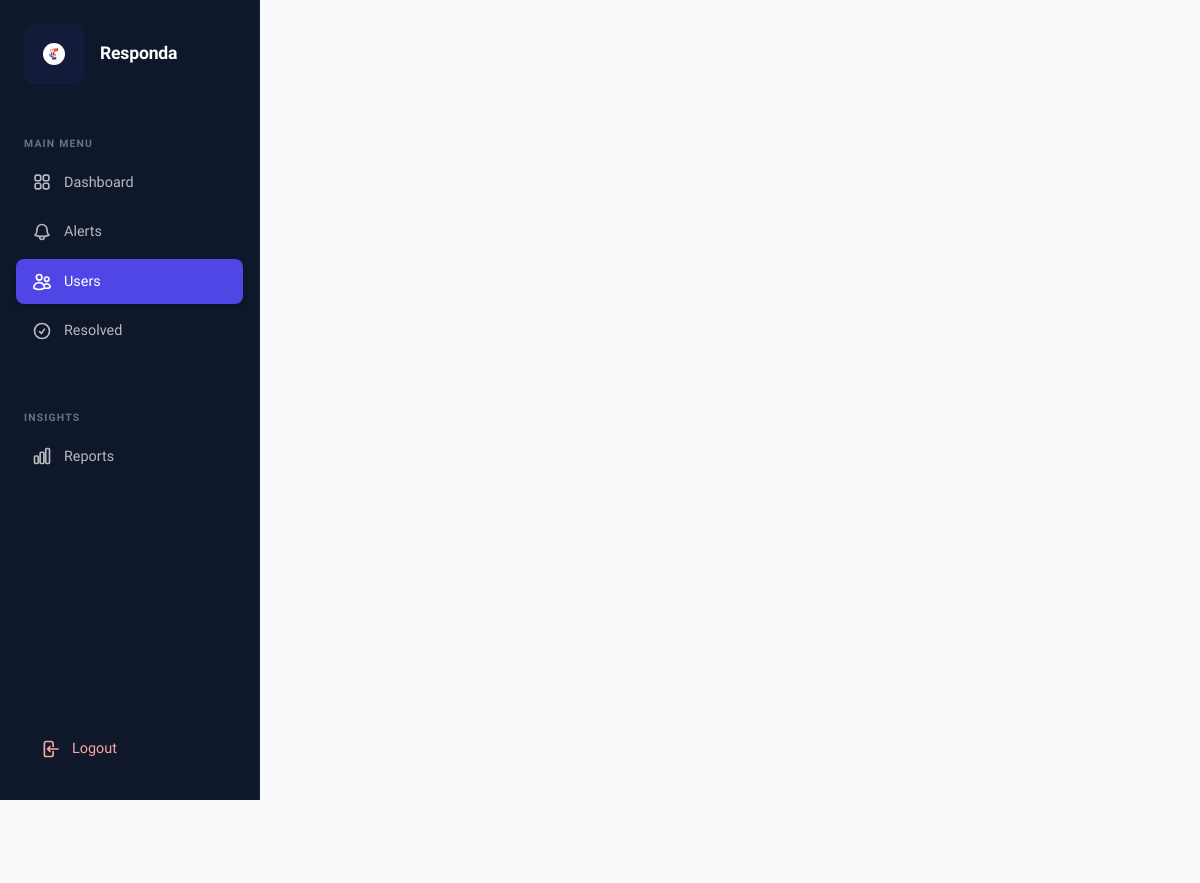
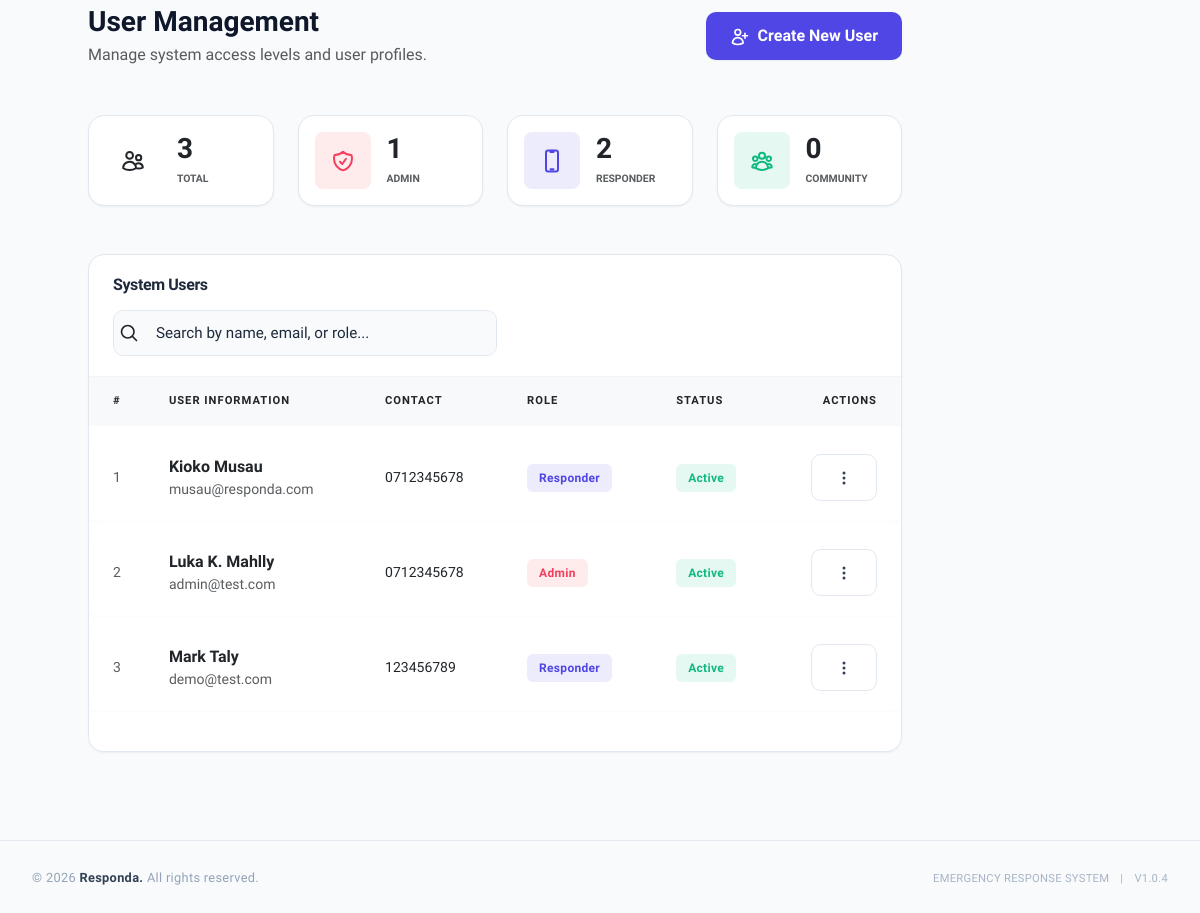
/users.php (signed in), run on the app's committed database (2 pictures, top to bottom).
### tables this page shows
CREATE TABLE `Users` (
  `Users_id` int(11) NOT NULL,
  `Users_full_name` varchar(100) NOT NULL,
  `Users_email` varchar(100) NOT NULL,
  `Users_phone` varchar(20) DEFAULT NULL,
  `Users_password` varchar(255) NOT NULL,
  `Users_api_token` varchar(255) DEFAULT NULL,
  `Users_Roles_id` int(11) NOT NULL,
  `Users_status` enum('active','inactive') DEFAULT 'active',
  `Users_created_at` timestamp NOT NULL DEFAULT current_timestamp()
);

CREATE TABLE `Roles` (
  `Roles_id` int(11) NOT NULL,
  `Roles_name` varchar(50) NOT NULL,
  `Roles_created_at` timestamp NOT NULL DEFAULT current_timestamp()
);

### public/users.php (the view, shortened to what this page needs)
<?php
$pdo = getPDO();
$stmt = $pdo->query('
    SELECT u.Users_id, u.Users_full_name, u.Users_email, u.Users_phone, u.Users_status, r.Roles_name AS role
    FROM Users u
    LEFT JOIN Roles r ON u.Users_Roles_id = r.Roles_id
    ORDER BY u.Users_created_at DESC
');
$users = $stmt->fetchAll();
include __DIR__ . '/../includes/header.php';
?>
<div class="container-fluid p-0">
    <div class="row g-0">
        <?php include __DIR__ . '/../includes/sidebar.php'; ?>
        <main class="col-lg-10 bg-light min-vh-100">
            <div class="p-4 p-lg-5">
                <div class="d-flex justify-content-between align-items-center mb-5">
                    <div>
                        <h1 class="h3 fw-bold mb-1">User Management</h1>
                        <p class="text-muted mb-0">Manage system access levels and user profiles.</p>
                    </div>
                    <button class="btn btn-primary shadow-sm px-4 py-2" data-bs-toggle="modal" data-bs-target="#createUserModal">
                        Create New User
                    </button>
                </div>
                <div class="row g-4 mb-5">
                    <?php
                    $roles_count = [
                        'Total' => ['count' => count($users), 'color' => 'indigo', 'icon' => 'M15 19.128a9.38 9.38 0 0 0 2.625.372 9.337 9.337 0 0 0 4.121-.952 4.125 4.125 0 0 0-7.533-2.493M15 19.128v-.003c0-1.113-.285-2.16-.786-3.07M15 19.128v.106A12.318 12.318 0 0 1 8.624 21c-2.331 0-4.512-.645-6.374-1.766l-.001-.109a6.375 6.375 0 0 1 11.964-3.07M12 6.375a3.375 3.375 0 1 1-6.75 0 3.375 3.375 0 0 1 6.75 0Zm8.25 2.25a2.625 2.625 0 1 1-5.25 0 2.625 2.625 0 0 1 5.25 0Z'],
                        'Admin' => ['count' => count(array_filter($users, fn($u) => $u['role'] === 'Admin')), 'color' => 'danger', 'icon' => 'M9 12.75 11.25 15 15 9.75m-3-7.036A11.959 11.959 0 0 1 3.598 6 11.99 11.99 0 0 0 3 9.749c0 5.592 3.824 10.29 9 11.623 5.176-1.333 9-6.03 9-11.622 0-1.31-.21-2.571-.598-3.751h-.152c-3.196 0-6.1-1.248-8.25-3.285Z'],
                        'Responder' => ['count' => count(array_filter($users, fn($u) => $u['role'] === 'Responder')), 'color' => 'primary', 'icon' => 'M10.5 1.5H8.25A2.25 2.25 0 0 0 6 3.75v16.5a2.25 2.25 0 0 0 2.25 2.25h7.5A2.25 2.25 0 0 0 18 20.25V3.75a2.25 2.25 0 0 0-2.25-2.25H13.5m-3 0V3h3V1.5m-3 0h3m-3 18.75h3'],
                        'Community' => ['count' => count(array_filter($users, fn($u) => $u['role'] === 'Community')), 'color' => 'success', 'icon' => 'M18 18.72a9.094 9.094 0 0 0 3.741-.479 3 3 0 0 0-4.682-2.72m.94 3.198.001.031c0 .225-.012.447-.037.666A11.944 11.944 0 0 1 12 21c-2.17 0-4.207-.576-5.963-1.584A6.062 6.062 0 0 1 6 18.719m12 0a5.971 5.971 0 0 0-.941-3.197m0 0A5.995 5.995 0 0 0 12 12.75a5.995 5.995 0 0 0-5.058 2.772m0 0a3 3 0 0 0-4.681 2.72 8.986 8.986 0 0 0 3.74.477m.94-3.197a5.971 5.971 0 0 0-.94 3.197M15 6.75a3 3 0 1 1-6 0 3 3 0 0 1 6 0Zm6 3a2.25 2.25 0 1 1-4.5 0 2.25 2.25 0 0 1 4.5 0Zm-13.5 0a2.25 2.25 0 1 1-4.5 0 2.25 2.25 0 0 1 4.5 0Z']
                    ];
                    foreach ($roles_count as $title => $data):
                    ?>
                        <div class="col-md-3">
                            <div class="card border-0 shadow-sm p-3">
                                <div class="d-flex align-items-center">
                                    <div class="bg-<?= $data['color'] ?>-subtle text-<?= $data['color'] ?> p-3 rounded-3 me-3">
                                        <svg xmlns="http://www.w3.org/2000/svg" width="24" height="24" fill="none" viewBox="0 0 24 24" stroke="currentColor" stroke-width="2">
                                            <path stroke-linecap="round" stroke-linejoin="round" d="<?= $data['icon'] ?>" />
                                        </svg>
                                    </div>
                                    <div>
                                        <h3 class="fw-bold mb-0"><?= $data['count'] ?></h3>
                                        <small class="text-muted text-uppercase fw-bold" style="font-size: 0.65rem;"><?= $title ?></small>
                                    </div>
                                </div>
                            </div>
                        </div>
                    <?php endforeach; ?>
                </div>
                <div class="card border-0 shadow-sm overflow-hidden">
                    <div class="card-header bg-white py-3 border-bottom-0">
                        <div class="row align-items-center g-3">
                            <div class="col-md-8">
                                <h6 class="fw-bold mb-0">System Users</h6>
                            </div>
                            <div class="search-wrapper">
                                <input type="text" id="userSearch" class="form-control border-0" placeholder="Search by name, email, or role...">
                            </div>
                        </div>
                    </div>
                    <div class="table-responsive">
                        <table class="table table-hover align-middle mb-0" id="usersTable">
                            <thead class="bg-light">
                                <tr>
                                    <th class="ps-4" style="width: 50px;">#</th>
                                    <th>User Information</th>
                                    <th>Contact</th>
                                    <th>Role</th>
                                    <th>Status</th>
                                    <th class="text-end pe-4">Actions</th>
                                </tr>
                            </thead>
                            <tbody>
                                <?php foreach ($users as $index => $user):
                                    $roleColor = match (strtolower($user['role'])) {
                                        'admin' => 'danger',
                                        'responder' => 'primary',
                                        'community' => 'success',
                                        default => 'secondary'
                                    };
                                ?>
                                    <tr>
                                        <td class="ps-4 text-muted small"><?= $index + 1 ?></td>
                                        <td>
                                            <div class="fw-bold text-dark"><?= htmlspecialchars($user['Users_full_name']) ?></div>
                                            <div class="text-muted small"><?= htmlspecialchars($user['Users_email']) ?></div>
                                        </td>
                                        <td>
                                            <div class="small text-dark"><?= htmlspecialchars($user['Users_phone'] ?: '--') ?></div>
                                        </td>
                                        <td>
                                            <span class="badge bg-<?= $roleColor ?>-subtle text-<?= $roleColor ?>">
                                                <?= htmlspecialchars($user['role']) ?>
                                            </span>
                                        </td>
                                        <td>
                                            <span class="badge bg-success-subtle text-success">
                                                <?= ucfirst($user['Users_status'] ?? 'Active') ?>
                                            </span>
                                        </td>
                                        <td class="text-end pe-4">
                                            <div class="dropdown">
                                                <button class="btn btn-sm btn-white border px-2 py-1" data-bs-toggle="dropdown">
                                                    <svg xmlns="http://www.w3.org/2000/svg" width="16" height="16" fill="currentColor" viewBox="0 0 16 16">
                                                        <path d="M9.5 13a1.5 1.5 0 1 1-3 0 1.5 1.5 0 0 1 3 0zm0-5a1.5 1.5 0 1 1-3 0 1.5 1.5 0 0 1 3 0zm0-5a1.5 1.5 0 1 1-3 0 1.5 1.5 0 0 1 3 0z" />
                                                    </svg>
                                                </button>
                                            </div>
                                        </td>
                                    </tr>
                                <?php endforeach; ?>
                            </tbody>
                        </table>
                    </div>
                    <div class="card-footer bg-white border-top-0 py-3">
                    </div>
                </div>
            </div>
        </main>
    </div>
</div>
<?php include __DIR__ . '/../includes/footer.php'; ?>

### data on the page
users: Users_full_name "Kioko Musau", Users_email "musau@responda.com", Users_phone "0712345678", Users_Roles.Roles_name "Responder", Users_status "Active"
users: Users_full_name "Luka K. Mahlly", Users_email "admin@test.com", Users_phone "0712345678", Users_Roles.Roles_name "Admin", Users_status "Active"
users: Users_full_name "Mark Taly", Users_email "demo@test.com", Users_phone "123456789", Users_Roles.Roles_name "Responder", Users_status "Active"

### other printed values
$data['count'] "3"
$title "TOTAL"
$data['count'] "1"
$title "ADMIN"
$data['count'] "2"
$title "RESPONDER"
$data['count'] "0"
$title "COMMUNITY"
